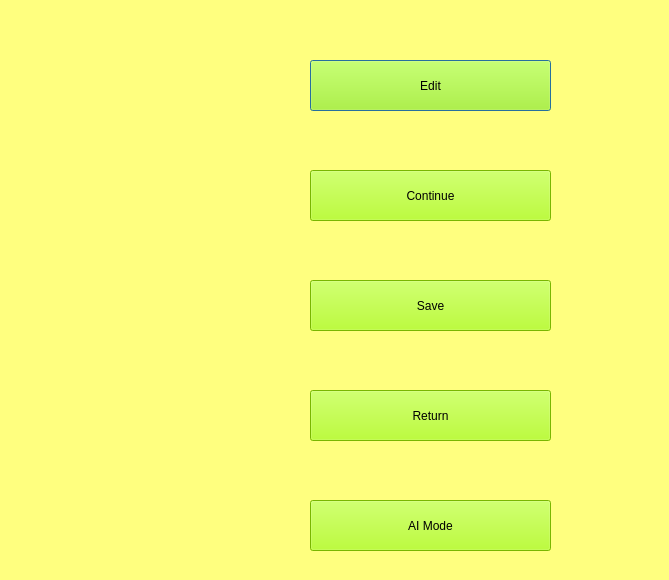
<?xml version="1.0" encoding="UTF-8"?>
<ui version="4.0">
 <class>Edit</class>
 <widget class="QDialog" name="Edit">
  <property name="geometry">
   <rect>
    <x>0</x>
    <y>0</y>
    <width>669</width>
    <height>580</height>
   </rect>
  </property>
  <property name="windowTitle">
   <string>Dialog</string>
  </property>
  <property name="styleSheet">
   <string notr="true">background-color:rgb(255, 255, 127);</string>
  </property>
  <widget class="QPushButton" name="pushButton">
   <property name="geometry">
    <rect>
     <x>310</x>
     <y>60</y>
     <width>241</width>
     <height>51</height>
    </rect>
   </property>
   <property name="styleSheet">
    <string notr="true">background-color:rgb(170, 255, 0);
font: 75 20pt &quot;Arial&quot;;</string>
   </property>
   <property name="text">
    <string>Edit</string>
   </property>
  </widget>
  <widget class="QPushButton" name="pushButton_2">
   <property name="geometry">
    <rect>
     <x>310</x>
     <y>170</y>
     <width>241</width>
     <height>51</height>
    </rect>
   </property>
   <property name="styleSheet">
    <string notr="true">background-color:rgb(170, 255, 0);
font: 75 20pt &quot;Arial&quot;;</string>
   </property>
   <property name="text">
    <string>Continue</string>
   </property>
  </widget>
  <widget class="QPushButton" name="pushButton_4">
   <property name="geometry">
    <rect>
     <x>310</x>
     <y>390</y>
     <width>241</width>
     <height>51</height>
    </rect>
   </property>
   <property name="styleSheet">
    <string notr="true">background-color:rgb(170, 255, 0);
font: 75 20pt &quot;Arial&quot;;</string>
   </property>
   <property name="text">
    <string>Return</string>
   </property>
  </widget>
  <widget class="QPushButton" name="pushButton_3">
   <property name="geometry">
    <rect>
     <x>310</x>
     <y>280</y>
     <width>241</width>
     <height>51</height>
    </rect>
   </property>
   <property name="styleSheet">
    <string notr="true">background-color:rgb(170, 255, 0);
font: 75 20pt &quot;Arial&quot;;</string>
   </property>
   <property name="text">
    <string>Save</string>
   </property>
  </widget>
  <widget class="QPushButton" name="pushButton_5">
   <property name="geometry">
    <rect>
     <x>310</x>
     <y>500</y>
     <width>241</width>
     <height>51</height>
    </rect>
   </property>
   <property name="styleSheet">
    <string notr="true">background-color:rgb(170, 255, 0);
font: 75 20pt &quot;Arial&quot;;</string>
   </property>
   <property name="text">
    <string>AI Mode</string>
   </property>
  </widget>
 </widget>
 <resources/>
 <connections/>
</ui>
